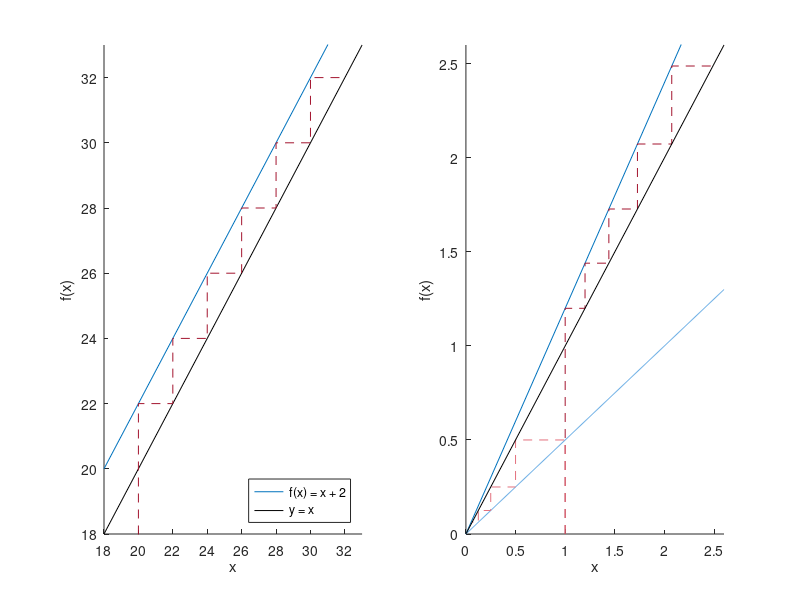

The MATLAB script that drew this image:
% Fig. 1.12: Update functions and staircase diagrams (book, Section 1.2)
% left: arithmetic sequence f(x) = x + 2 with x_0 = 20;  right: geometric sequence f(x) = a x with a = 1.2 and 0.5, x_0 = 1
% (c) 2026 Philipp Kügler · Program for the book "Dynamical Systems in the Life Sciences" · MIT License (see LICENSE)
blau = [0 0.447 0.741]; hellblau = [0.45 0.70 0.90];
rot = [0.64 0.08 0.18]; hellrot = [0.89 0.44 0.49];

subplot(1, 2, 1); hold on
plot([18 33], [20 35], 'Color', blau);
plot([18 33], [18 33], 'k-');
x = zeros(1, 7); x(1) = 20;
for k = 1:6
    x(k + 1) = x(k) + 2;
end
px = x(1); py = 0;
for k = 1:6
    px = [px x(k) x(k + 1)]; py = [py x(k + 1) x(k + 1)];
end
plot(px, py, '--', 'Color', rot);
fprintf('arithmetic: '); fprintf('%g  ', x); fprintf('\n');
hold off; axis([18 33 18 33]); xlabel('x'); ylabel('f(x)'); legend('f(x) = x + 2', 'y = x', 'Location', 'southeast');

subplot(1, 2, 2); hold on
as = [1.2 0.5]; schritte = [5 4]; farbeF = [blau; hellblau]; farbeT = [rot; hellrot];
for i = 1:2
    a = as(i); N = schritte(i);
    plot([0 2.6], [0 a * 2.6], 'Color', farbeF(i, :));
    x = zeros(1, N + 1); x(1) = 1;
    for k = 1:N
        x(k + 1) = a * x(k);
    end
    px = x(1); py = 0;
    for k = 1:N
        px = [px x(k) x(k + 1)]; py = [py x(k + 1) x(k + 1)];
    end
    plot(px, py, '--', 'Color', farbeT(i, :));
    fprintf('geometric a = %g: ', a); fprintf('%.4f ', x); fprintf('\n');
end
plot([0 2.6], [0 2.6], 'k-');
hold off; axis([0 2.6 0 2.6]); xlabel('x'); ylabel('f(x)');
